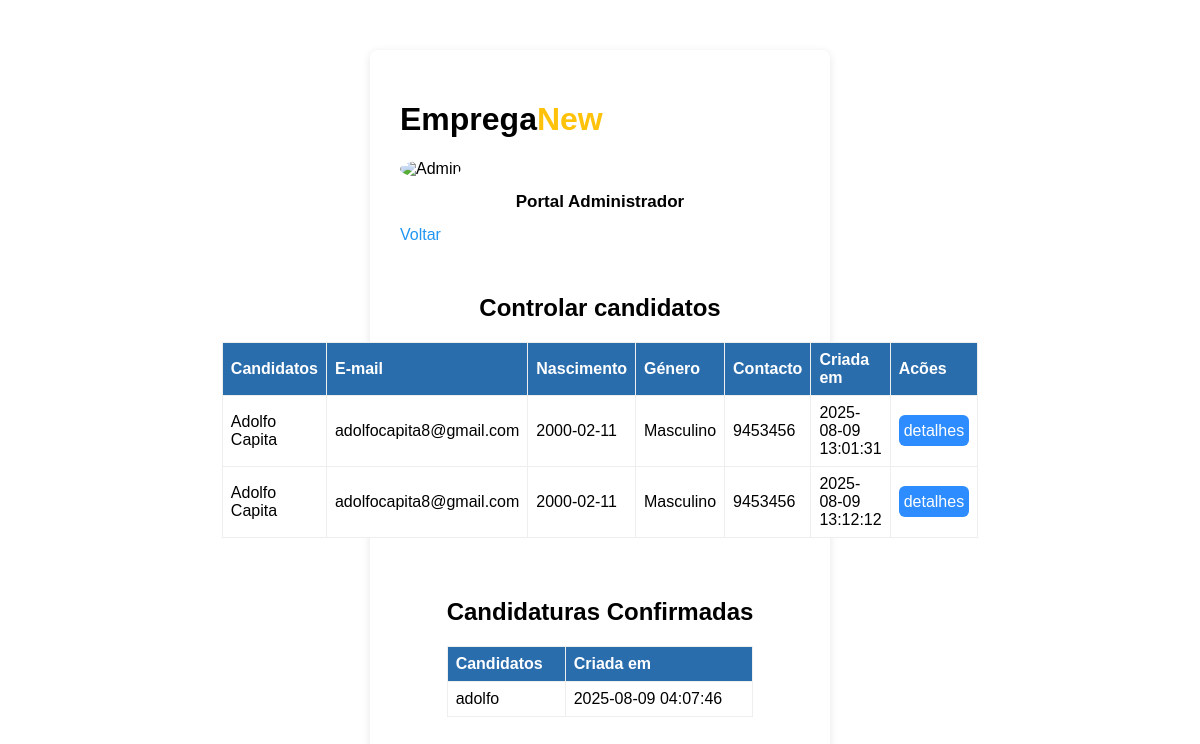
The page /vagas_candidatos.php on the database its author committed.
### tables this page shows
CREATE TABLE `candidatos` (
  `id` int(11) NOT NULL,
  `nome` varchar(220) NOT NULL,
  `email` varchar(220) NOT NULL,
  `idade` varchar(220) NOT NULL,
  `sexo` varchar(220) NOT NULL,
  `contacto` varchar(20) NOT NULL,
  `descricao` varchar(220) NOT NULL,
  `corriculo` varchar(200) NOT NULL,
  `created` datetime NOT NULL
);

CREATE TABLE `candidaturas` (
  `id` int(11) NOT NULL,
  `nome_candidato` varchar(333) NOT NULL,
  `vaga_id` int(11) NOT NULL,
  `candidato_id` int(11) NOT NULL,
  `data` datetime NOT NULL
);

### vagas_candidatos.php (the view, shortened to what this page needs)
<?php
include_once("../conexao.php");
$result_usuarios = "SELECT * FROM `candidatos`";
$resultado_usuarios = mysqli_query($conn, $result_usuarios);
?>
<!DOCTYPE html>
<html lang="pt-br">
<head>
     <link rel="stylesheet" href="css/style.css">
</head>
<body>
    <header>
      <div class="logo">
        <h1>Emprega<span style="color: #ffc20a;">New</span></h1>
      </div>
          <nav>
             <img src="images/admin.png" alt="Admin">
                <h2 style="font-size:17px;">Portal Administrador</h2>
          <div class="link">
          <a href="admin.php" class="nav-login">Voltar</a>
          </div>
          </nav>
    </header>
   <main>
<section class="publicidades">
            <h2>Controlar candidatos</h2>
            <div class="filtros-vagas" >
               <table>
        <thead>
            <tr>
                <th>Candidatos</th>
                <th>E-mail</th>
                <th>Nascimento</th>
                <th>Género</th>
                <th>Contacto</th>
               <th>Criada em</th>
               <th>Acões</th>
            </tr>
        </thead>
        <tbody>
        <?php while ($row_usuario = mysqli_fetch_assoc($resultado_usuarios)): ?>
            <tr>
                <td><?php echo htmlspecialchars($row_usuario['nome']); ?></td>
                <td><?php echo htmlspecialchars($row_usuario['email']); ?></td>
                <td><?php echo htmlspecialchars($row_usuario['idade']); ?></td>
                <td><?php echo htmlspecialchars($row_usuario['sexo']); ?></td>
                <td><?php echo htmlspecialchars($row_usuario['contacto']); ?></td>
                <td><?php echo $row_usuario['created']; ?></td>
                 <td>
                    <a class="btn-candidatar"  href="detalhes_cand.php?id=<?php echo $row_usuario['id']; ?>">detalhes</a>
                </td>
            </tr>
        <?php endwhile; ?>
        </tbody>
    </table>
            </div>
</section>
<section class="publicidades">
            <h2>Candidaturas Confirmadas</h2>
            <div class="filtros-vagas" >
               <table>
        <thead>
            <tr>
                <th>Candidatos</th>
               <th>Criada em</th>
            </tr>
        </thead>
        <tbody>
        <?php
        $result_usuarios ="SELECT * FROM `candidaturas`";
        $resultado_usuarios = mysqli_query($conn, $result_usuarios);
        while ($row_usuarios = mysqli_fetch_assoc($resultado_usuarios)):
            ?>
            <tr>
                <td><?php echo htmlspecialchars($row_usuarios['nome_candidato']); ?></td>
                <td><?php echo htmlspecialchars($row_usuarios['data']); ?></td>
            </tr>
        <?php endwhile; ?>
        </tbody>
    </table>
            </div>
</section>
</main>
</body>
</html>

### style.css (style rules this page uses)
body { font-family: Arial, sans-serif; background: #f3f3f3; max-width: 400px; margin: 50px auto; padding: 30px; border-radius: 8px; background: white; box-shadow: 0 2px 8px rgba(0,0,0,0.1); }
h2 { text-align: center; }
a { color: #2196f3; text-decoration: none; }

### vagas_candidatos.php (style rules this page uses)
.btn-candidatar { text-decoration: none; padding: 7px 5px; border-radius: 6px; border: none; background: #2d8cff; color: #fff; cursor: pointer; transition: background .2s, color .2s; }
main { display: flex; gap: 40px; max-width: 1000px; margin: 30px auto; flex-wrap: wrap; justify-content: center; }
table { width: 100%; border-collapse: collapse; margin-top: 1em; background: #fff; }
th, td { border: 1px solid #eee; padding: 8px; text-align: left; }
th { background: #2a6dad; color: #fff; }
nav img { width: 50px; height: 40px; border-radius:50%; }

### rows shown on the page
candidatos: nome "Adolfo Capita", email "adolfocapita8@gmail.com", idade "2000-02-11", sexo "Masculino", contacto "9453456", created "2025-08-09 13:01:31"
candidatos: nome "Adolfo Capita", email "adolfocapita8@gmail.com", idade "2000-02-11", sexo "Masculino", contacto "9453456", created "2025-08-09 13:12:12"
candidaturas: nome_candidato "adolfo", data "2025-08-09 04:07:46"
